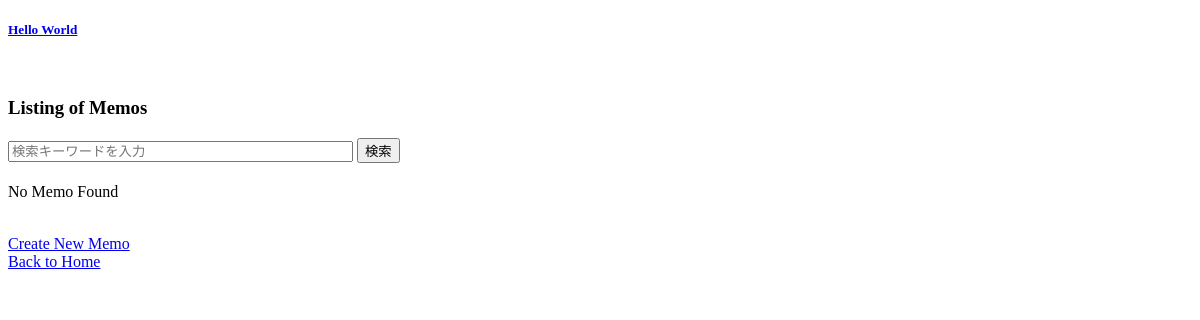
The page /memo/memos on the database as committed earlier.
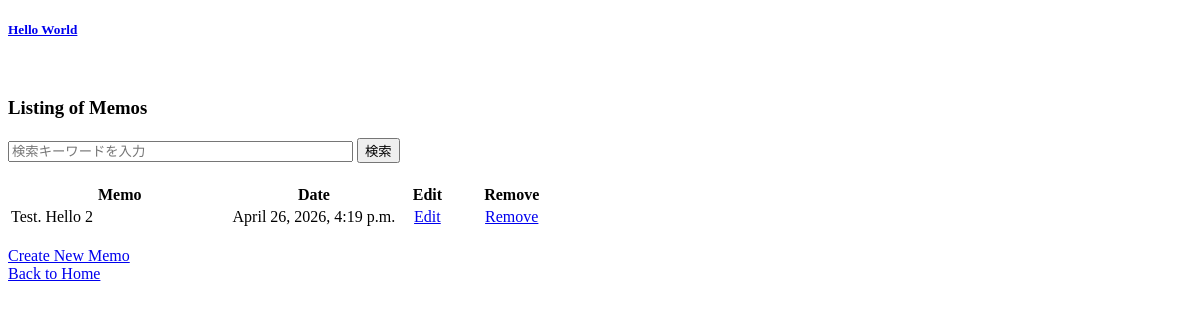
The same page on the database as committed later.
### memo/models.py (models this page shows, shortened)
class Memo(models.Model):
    class Meta:
        verbose_name = 'Memo Table'
        verbose_name_plural = 'Memos Table'
        db_table = 'memo'
    content = models.CharField(verbose_name='メモ', max_length=100, default="", blank=True, null=True)
    created_at = models.DateTimeField(verbose_name='作成日時', default=timezone.now)

### memo/views/memo/views.py (the view)
# urls.py: path('memos', MemoListView.as_view(), name='list_memo'),
class MemoListView(generic.ListView):
    model = Memo
    paginate_by = 10
    template_name = "memo/list_memo.html"
    success_url = reverse_lazy('home')
    def get_queryset(self):
        queryset = Memo.objects.order_by('-created_at')
        keyword = self.request.GET.get('q')
        if keyword:
            queryset = queryset.filter(
                Q(content__contains=keyword)
            )
        return queryset

### templates/memo/list_memo.html (shortened to what this page needs)
  {% extends "base.html" %} {% block title %}List of Memo - MemoPad!{% endblock title %} {% block content %}
<br />
<div class="container">
  <h3>Listing of Memos</h3>
  <form method="get" action="" class="form-inline" style="margin-bottom: 20px;">
    <input type="text" name="q" value="{{ request.GET.q }}" placeholder="検索キーワードを入力" size="40">
    <button type="submit">検索</button>
  </form>
  {% if object_list|length == 0 %}
  <p>No Memo Found</p>
  {% else %}
  <table class="table table-striped table-bordered">
    <tr>
      <th style="width: 40%">Memo</th>
      <th style="width: 30%">Date</th>
      <th>Edit</th>
      <th>Remove</th>
    </tr>
    <tbody>
      {% for memo in object_list %}
      <tr>
        <td>{{ memo.content }}</td>
        <td>{{ memo.created_at }}</td>
        <td align="center">
          <a id="edit_btn" href="{% url 'memo:edit_memo' pk=memo.id %}">Edit</a>
        </td>
        <td align="center">
          <a id="delete_btn" href="{% url 'memo:delete_memo' pk=memo.id %}">Remove</a>
        </td>
      </tr>
      {% endfor %}
    </tbody>
  </table>
  {% endif %}
  <br />
  <a id="new_memo_link" href="{% url 'memo:create_memo' %}"> Create New Memo</a
  ><br />
  <a id="home_link" href="{% url 'home' %}">Back to Home</a>
</div>
{% endblock content %}

Rows that differ between the two databases and show on the page:
added Memo: content "Test. Hello 2", created_at "April 26, 2026, 4:19 p.m."
Other text that changed with them:
text no longer shown: "No Memo Found"
text now shown: "Memo Date Edit Remove"
